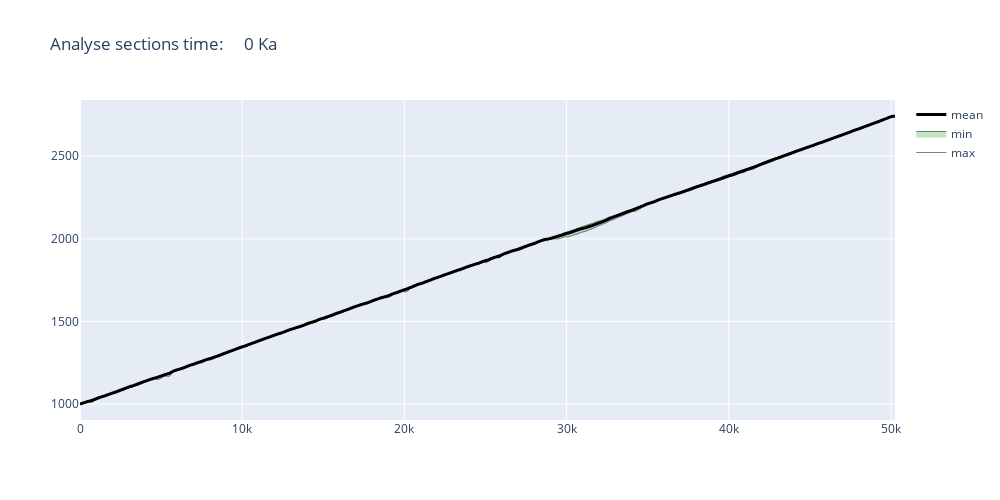
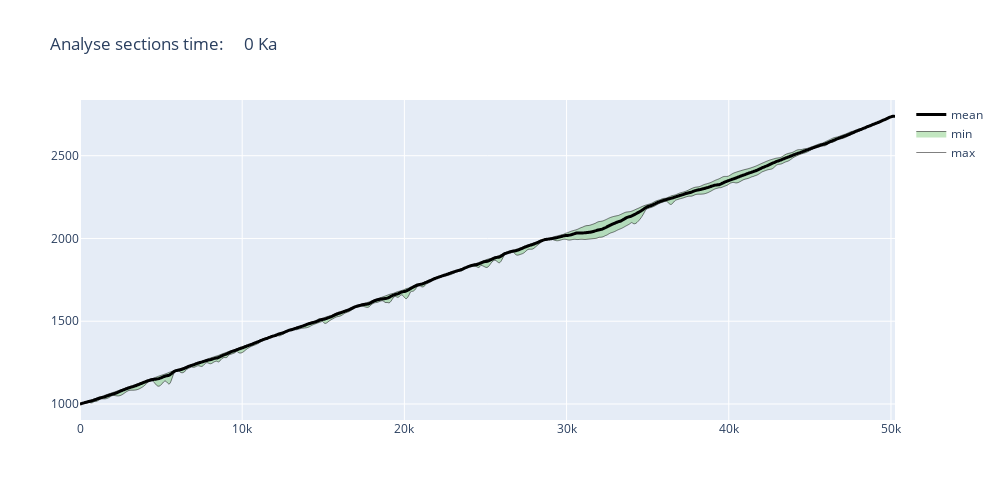
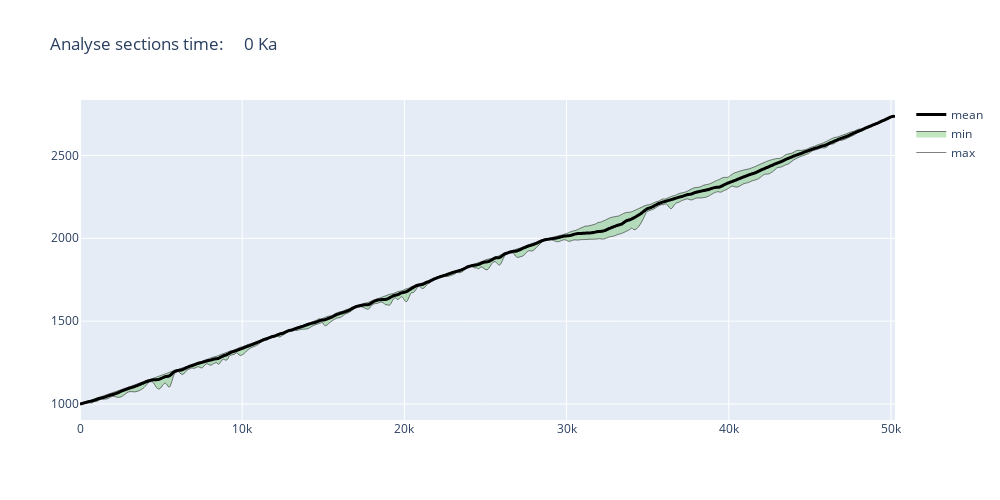

Notebook source saved alongside these figures, in order:
### Code cell
xlist = [None] * nbCS
xmaxlist = [None] * nbCS
zlist = np.zeros((nbCS,nbPts))
if x_axis: 
    dx = (xmax - xmin)/(nbCS-1)
else:
    dx = (ymax - ymin)/(nbCS-1)
    
zmin = np.zeros((len(timeStp),nbPts))
zmean = np.zeros((len(timeStp),nbPts))
zmax = np.zeros((len(timeStp),nbPts))

for t in range(len(timeStp)):
    step = timeStp[t]
    morpho.loadHDF5(timestep=step)

    for i in range(0,nbCS):
        xlist[i] = xmin+i*dx
        if x_axis:
            dist, zlist[i,:] = morpho.extractSection(xo = xlist[i], yo = ymin, xm = xlist[i], ym = ymax, pts = nbPts, vData = morpho.z, 
                       view = False, width = 800, height = 400, color = 'black', linesize = 3, 
                       markersize = 1, title = 'X-Cross section %d'% step)
        else:
            dist, zlist[i,:] = morpho.extractSection(xo = xmin, yo = xlist[i], xm = xmax, ym = xlist[i], pts = nbPts, vData = morpho.z, 
                       view = False, width = 800, height = 400, color = 'black', linesize = 3, 
                       markersize = 1, title = 'Y-Cross section %d'% step)
            
    if timeMA[t] > 0.: 
        color = 'rgba(104, 192, 98, 0.4)'
    else:
        color = 'rgba(243, 133, 79, 0.4)'
    zmin[t,:], zmean[t,:], zmax[t,:] = morpho.statProfiles(pData = zlist, pDist = dist, width = 1000, height = 500, 
                   color = color, linesize = 3, title = 'Analyse sections time: %5.0f Ka' %timeMA[t])

### Figure 1 — Plotly figure (JSON) as saved in the notebook; plotly's stock layout.template omitted (floating-point values rounded to 4 significant figures; data arrays with more than 128 entries replaced by an {"elided": "..."} marker saying what was removed)
{"data": [{"line": {"color": "rgb(0, 0, 0)", "shape": "spline", "width": 0.5}, "mode": "lines", "name": "max", "type": "scatter", "x": {"elided": "800 float values"}, "y": {"elided": "800 float values"}}, {"fill": "tonexty", "fillcolor": "rgba(104, 192, 98, 0.4)", "line": {"color": "rgb(0, 0, 0)", "shape": "spline", "width": 0.5}, "mode": "lines", "name": "min", "opacity": 0.5, "type": "scatter", "x": {"elided": "800 float values"}, "y": {"elided": "800 float values"}}, {"line": {"color": "rgb(0, 0, 0)", "shape": "spline", "width": 3}, "mode": "lines", "name": "mean", "type": "scatter", "x": {"elided": "800 float values"}, "y": {"elided": "800 float values"}}], "layout": {"height": 500, "title": {"text": "Analyse sections time:     0 Ka"}, "width": 1000}}

### Figure 2 — Plotly figure (JSON) as saved in the notebook; plotly's stock layout.template omitted (floating-point values rounded to 4 significant figures; data arrays with more than 128 entries replaced by an {"elided": "..."} marker saying what was removed)
{"data": [{"line": {"color": "rgb(0, 0, 0)", "shape": "spline", "width": 0.5}, "mode": "lines", "name": "max", "type": "scatter", "x": {"elided": "800 float values"}, "y": {"elided": "800 float values"}}, {"fill": "tonexty", "fillcolor": "rgba(104, 192, 98, 0.4)", "line": {"color": "rgb(0, 0, 0)", "shape": "spline", "width": 0.5}, "mode": "lines", "name": "min", "opacity": 0.5, "type": "scatter", "x": {"elided": "800 float values"}, "y": {"elided": "800 float values"}}, {"line": {"color": "rgb(0, 0, 0)", "shape": "spline", "width": 3}, "mode": "lines", "name": "mean", "type": "scatter", "x": {"elided": "800 float values"}, "y": {"elided": "800 float values"}}], "layout": {"height": 500, "title": {"text": "Analyse sections time:     0 Ka"}, "width": 1000}}

### Figure 3 — Plotly figure (JSON) as saved in the notebook; plotly's stock layout.template omitted (floating-point values rounded to 4 significant figures; data arrays with more than 128 entries replaced by an {"elided": "..."} marker saying what was removed)
{"data": [{"line": {"color": "rgb(0, 0, 0)", "shape": "spline", "width": 0.5}, "mode": "lines", "name": "max", "type": "scatter", "x": {"elided": "800 float values"}, "y": {"elided": "800 float values"}}, {"fill": "tonexty", "fillcolor": "rgba(104, 192, 98, 0.4)", "line": {"color": "rgb(0, 0, 0)", "shape": "spline", "width": 0.5}, "mode": "lines", "name": "min", "opacity": 0.5, "type": "scatter", "x": {"elided": "800 float values"}, "y": {"elided": "800 float values"}}, {"line": {"color": "rgb(0, 0, 0)", "shape": "spline", "width": 3}, "mode": "lines", "name": "mean", "type": "scatter", "x": {"elided": "800 float values"}, "y": {"elided": "800 float values"}}], "layout": {"height": 500, "title": {"text": "Analyse sections time:     0 Ka"}, "width": 1000}}
